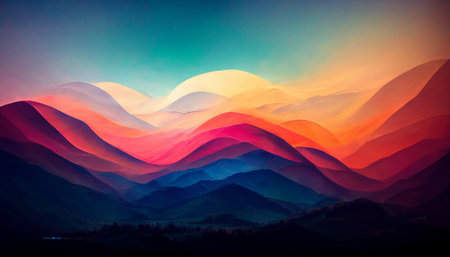
#> input picture 1-Array/ex05/landscape.jpg, 450 x 257 px
$ python tester.py
#> lines starting #> are read from the running program, lines starting #| are printed output that depends on the picture
### 1-Array/ex05/load_image.py
import numpy as np
import numpy.typing as npt
from PIL import Image


def ft_load(path: str) -> npt.NDArray | None:
    """
    Charge une image à partir du chemin donné,
    affiche son format et dimensions, puis retourne un array RGB.
    """
#> called with path = 'landscape.jpg'
    try:
        with Image.open(path) as pil_img:
#> pil_img is the input picture: PIL image 450x257 RGB; mean R, G, B 98.7, 79.1, 89.1
            img_format = pil_img.format
#> img_format = 'JPEG'
            print(f"Image format: {img_format}")
#| Image format: JPEG
            if pil_img.mode != "RGB":
                pil_img = pil_img.convert("RGB")
            img = np.array(pil_img).copy()
            print(f"The shape of image is: {img.shape}")
#| The shape of image is: (257, 450, 3)
            print(img.reshape(1, img.shape[0] * img.shape[1], img.shape[2]))
#> (printed output is left out)
#| The shape of image is: (257, 450, 3)
#> (printed output is left out)
            # _collect_and_show(img, "Original")
            return img
    except FileNotFoundError:
        print(f"Erreur : Le fichier {path} n'a pas été trouvé.")
    except Exception as e:
        print(f"Erreur : {e}")
    return None

### 1-Array/ex05/pimp_image.py
import numpy as np
import matplotlib.pyplot as plt
from numpy.typing import NDArray as array


def on_key(event):
    plt.close(event.canvas.figure)


def _collect_and_show(img, name, original=None):
    # Fonction pour stocker les images
    if not hasattr(_collect_and_show, "images"):
        _collect_and_show.images = []
        _collect_and_show.titles = []
        _collect_and_show.original_added = False
    # Ajoute l'original au début
    if not _collect_and_show.original_added and original is not None:
        _collect_and_show.images.append(original)
        _collect_and_show.titles.append("Figure VIII.1: Original")
        _collect_and_show.original_added = True
    _collect_and_show.images.append(img)
    _collect_and_show.titles.append(name)
    # Affiche quand on a 6 images
    if len(_collect_and_show.images) == 6:
        fig, axes = plt.subplots(3, 2, figsize=(14, 8))
        for i, (im, title) in enumerate(
            zip(_collect_and_show.images, _collect_and_show.titles)
        ):
            ax = axes[i // 2, i % 2]
            ax.imshow(im)
            ax.set_title(title, y=-0.15, fontsize=18)
            ax.axis("off")
        fig.canvas.manager.set_window_title("Pimped Images")
        plt.tight_layout()
        fig.canvas.mpl_connect("key_press_event", on_key)
        plt.show()
        # Réinitialiser la liste qui stocke les images
        _collect_and_show.images.clear()
        _collect_and_show.titles.clear()
        _collect_and_show.original_added = False
        print(ft_invert.__doc__)
        print(ft_red.__doc__)
        print(ft_green.__doc__)
        print(ft_blue.__doc__)
        print(ft_grey.__doc__)

def ft_invert(array) -> array:
    """Inverts the color of the image received"""
    if array is not None:
        res = 255 - array
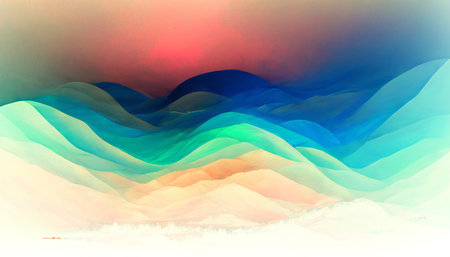
#> res: shape (257, 450, 3); mean R, G, B 156.3, 175.9, 165.9
        _collect_and_show(res, "Figure VIII.2: Invert", original=array)
        return res


def ft_red(array) -> array:
    """Keep only the red channel, set green and blue to 0"""
    if array is not None:
        result = array.copy()
        result[..., 1] = 0
        result[..., 2] = 0
        _collect_and_show(result, "Figure VIII.3: Red")
        return result


def ft_green(array) -> array:
    """Keep only the green channel, set red and blue to 0"""
    if array is not None:
        result = array.copy()
        result[..., 0] = 0
        result[..., 2] = 0
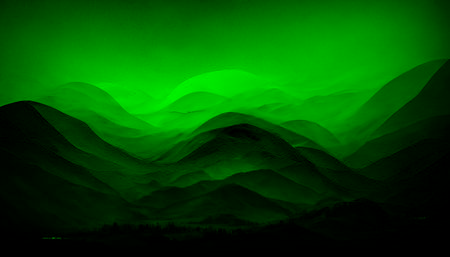
#> result: shape (257, 450, 3); mean R, G, B 0, 79.1, 0
        _collect_and_show(result, "Figure VIII.4: Green")
        return result


def ft_blue(array) -> array:
    """Keep only the blue channel, set red and green to 0"""
    if array is not None:
        result = array.copy()
        result[..., 0] = 0
        result[..., 1] = 0
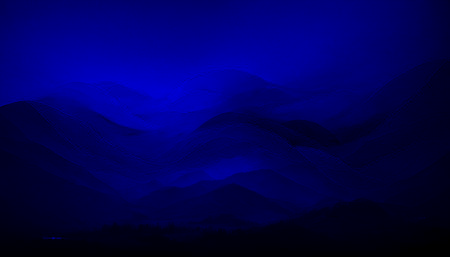
#> result: shape (257, 450, 3); mean R, G, B 0, 0, 89.1
        _collect_and_show(result, "Figure VIII.5: Blue")
        return result


def ft_grey(array, correction_index: int = 0) -> array:
    """Convert image to greyscale with correction factor"""
#> called with correction_index = 0
    correction = [1 / 0.5000, 1 / 0.80, 1 / 0.001]
#> correction = [2, 1.25, 1000]

    rgb = array.copy()

    r = rgb[:, :, 0:1]
    g = rgb[:, :, 1:2]
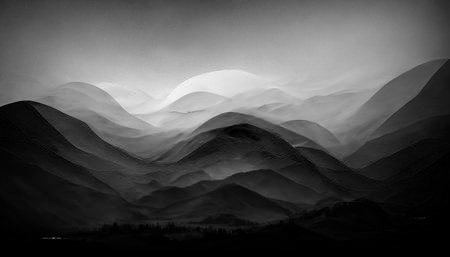
#> g: shape (257, 450, 1); min 0, max 246, mean 79.1
    b = rgb[:, :, 2:3]
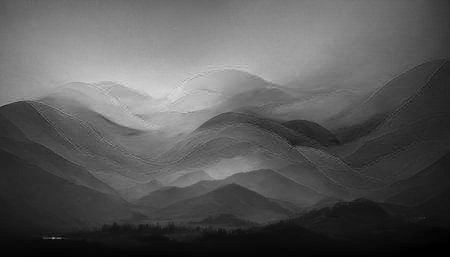
#> b: shape (257, 450, 1); min 0, max 219, mean 89.1

    r[:, :, :] = r / correction[0]
    g[:, :, :] = g / correction[1]
    b[:, :, :] = b / correction[2]
#> b: shape (257, 450, 1); every value is 0

    r[:, :, :] = np.where(r > g, r, g)
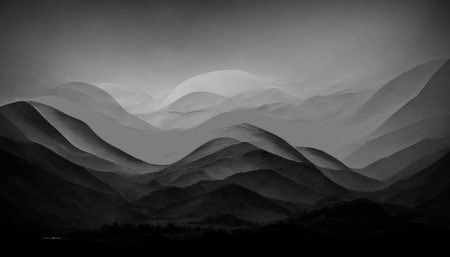
#> r: shape (257, 450, 1); min 0, max 196, mean 73
    r[:, :, :] = np.where(r > b, r, b)

    b[:, :, :] = np.where(b > r, b, r)
    b[:, :, :] = np.where(b > g, b, g)

    g[:, :, :] = np.where(g > r, g, r)
    g[:, :, :] = np.where(g > b, g, b)
    _collect_and_show(rgb, "Figure VIII.5:Grey")
#> the loop in _collect_and_show (call 5), `for i, (im, title) in enumerate( zip(_collect_and_show.images, _collec..` made 6 passes
#> title on passes 1 to 6: 'Figure VIII.1: Original', 'Figure VIII.2: Invert', 'Figure VIII.3: Red', 'Figure VIII.4: Green', 'Figure VIII.5: Blue', 'Figure VIII.5:Grey'
#> in _collect_and_show (call 5), `plt.show()`:
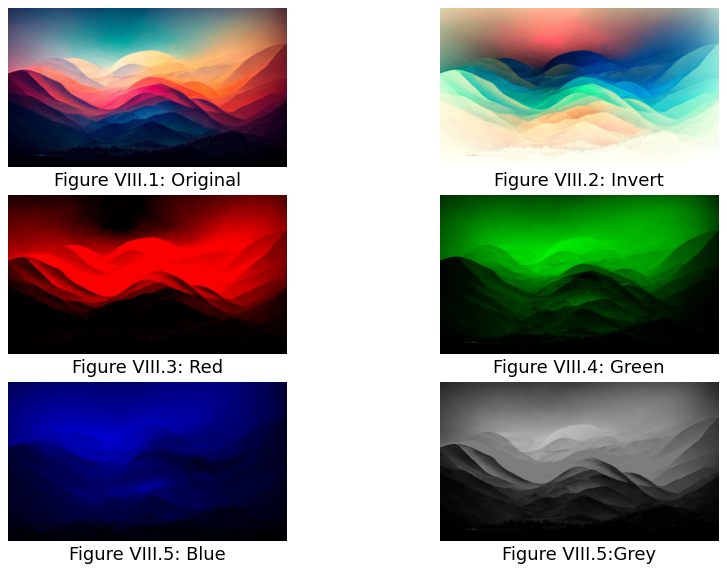
#> figure drawn by matplotlib, 6 panels
    return rgb

### 1-Array/ex05/tester.py
import matplotlib.pyplot as plt
from load_image import ft_load
from pimp_image import ft_invert, ft_red, ft_green, ft_blue, ft_grey


def main():
    array = ft_load("landscape.jpg")
    if array is not None:
        print(f"The shape of image is: {array.shape}")
        print(array.reshape(1, array.shape[0]
                            * array.shape[1], array.shape[2]))
        print()

        imgs = [
            array,
            ft_invert(array),
            ft_red(array),
            ft_green(array),
            ft_blue(array),
            ft_grey(array),
        ]
        titles = ["Original", "Inverted", "Red", "Green", "Blue", "Grey"]
        fig, axes = plt.subplots(3, 2, figsize=(12, 8))
        for i, ax in enumerate(axes.flat):
            ax.imshow(imgs[i])
            ax.set_title(f"Figure VIII.{i+1}: {titles[i]}",
                         y=-0.25, fontsize=18)
            ax.axis("off")
        if fig.canvas.manager is not None:
            fig.canvas.manager.set_window_title("Pimped Images")
            plt.tight_layout()
            plt.show()

        print(ft_invert.__doc__)
        print(ft_red.__doc__)
        print(ft_green.__doc__)
    else:
        print("Image not loaded.")


if __name__ == "__main__":
    main()
